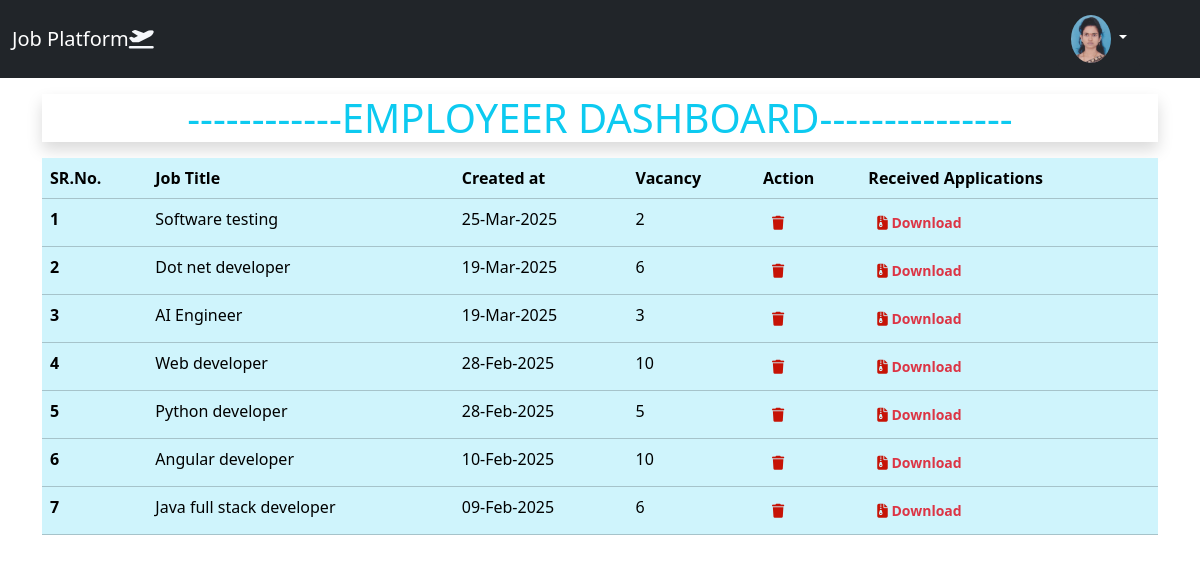
Page /employeer_dashboard (signed in) on the earlier database version.
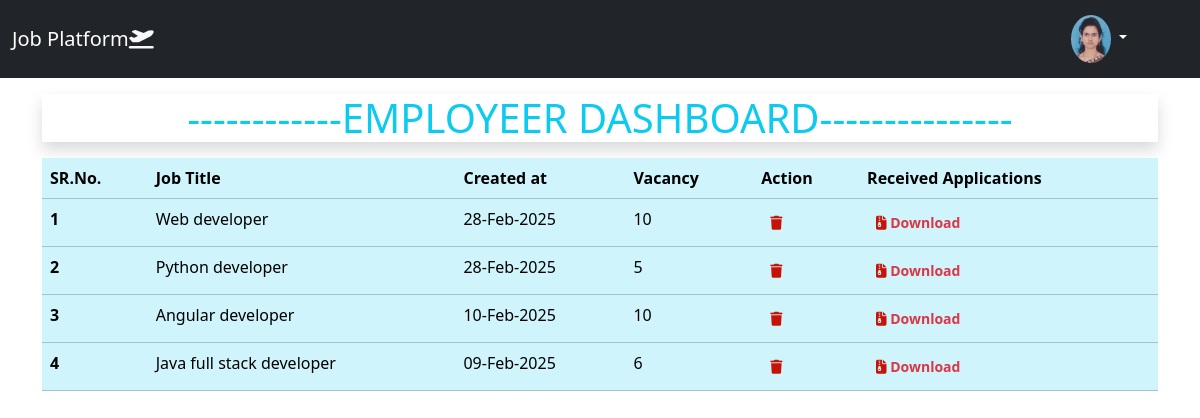
Same page on the later database version.
### app/models.py (models this page shows, shortened)
class Job(models.Model):
    user = models.ForeignKey(CustomUser,on_delete=models.SET_NULL, null=True, blank=True, default=get_default_user)
    job_type_choices=(('Work From Home','Work From Home'),('Work From Office','Work From Office'),('Hybrid','Hybrid'),)
    employee_type_choices=(('Fresher','Fresher'),('Experienced','Experienced'),)
    title = models.CharField(max_length=255)
    company = models.CharField(max_length=255)
    about_company=models.TextField()
    job_description = models.TextField()
    vacancy_total=models.CharField( max_length=5,blank=True,null=True)
    skills=models.TextField(blank=True,null=True)
    required_education=models.CharField(max_length=255,null=True,blank=True,default="Not Specified")
    logo=models.ImageField(upload_to='logo/', blank=True,null=True)
    location = models.CharField(max_length=255, default="Not Specified")
    min_salary = models.DecimalField(max_digits=10, decimal_places=2, null=True, blank=True)
    max_salary = models.DecimalField(max_digits=10, decimal_places=2, null=True, blank=True)
    created_at = models.DateTimeField(auto_now_add=True)
    job_type=models.CharField(max_length=50,choices=job_type_choices)
    office_time_from=models.TimeField(default=datetime.datetime.now)
    office_time_to=models.TimeField(default=datetime.datetime.now)
    employee_type=models.CharField(max_length=50,choices=employee_type_choices,default="Fresher")
    is_active=models.BooleanField(default=True)
    email_address=models.EmailField(default="hr@fresher.com")

### app/views.py (the view)
# urls.py: path('employeer_dashboard',views.employeer_dashboard,name='employeer_dashboard'),
@login_required
def employeer_dashboard(request):
    jform=JobForm()
    jobs=Job.objects.filter(user=request.user).order_by('-created_at')
    total_applications = request.session.get('total_applications', 0)  # Default to 0 if not found
    return render(request, 'job_provider_dashboard.html',{'job_form':jform,'jobs':jobs,'total_applications':total_applications})

### app/models.py (called while the page is built)
def get_default_user():
    return CustomUser.objects.first().id  # Returns the ID of the first profile

### templates/job_provider_dashboard.html (shortened to what this page needs)
{% extends 'base.html' %} {% load static %} {% block 'main' %}
<div class="container">
  <div class="row">
    <div class="col-md-12">
      <h1 class="text-center text-info mt-3 mb-3 shadow">
        ------------EMPLOYEER DASHBOARD---------------
      </h1>
      <table class="table table-info">
        <thead>
          <tr>
            <th scope="col">SR.No.</th>
            <th scope="col">Job Title</th>
            <th scope="col">Created at</th>
            <th scope="col">Vacancy</th>
            <th scope="col">Action</th>
            <th scope="col">Received Applications</th>
          </tr>
        </thead>
        <tbody>
          {% for job in jobs %}
          <tr>
            <th scope="row">{{forloop.counter}}</th>
            <td>{{job.title|capfirst}}</td>
            <td>{{job.created_at|date:"d-M-Y"}}</td>
            <td>{{job.vacancy_total}}</td>
            <td>
              <a
                href="{% url 'delete_job' job.id %}"
                class="btn btn-sm fw-bold"
                title="Delete Job Vacancy"
                ><i class="fa-solid fa-trash" style="color: #c61306"></i>
              </a>
            </td>
            <td>
              <a
                href="{% url 'download_resume' job.id %}"
                class="btn btn-sm fw-bold"
                title="Download Received Resumes"
                ><i class="fa-solid fa-file-zipper" style="color: #c61306"></i
                >&nbsp;<span class="text-danger">Download</span></a
              >
            </td>
          </tr>
          {% endfor %}
        </tbody>
      </table>
    </div>
  </div>
</div>
{% endblock 'main' %}

Differences in the rows shown:
removed Job: title "Software testing", created_at "25-Mar-2025", vacancy_total "2"
removed Job: title "Dot net developer", created_at "19-Mar-2025", vacancy_total "6"
removed Job: title "AI Engineer", created_at "19-Mar-2025", vacancy_total "3"
